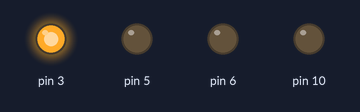
The sketch below on a simulated Arduino Uno, built with avr-gcc and run on an emulated ATmega328P. On the bench: output pins drawn as LEDs (lit = HIGH).

Above: at 0.5 s.
At 2.0 s:
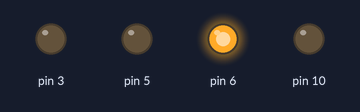
At 4.0 s:
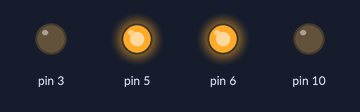
At 6.5 s:
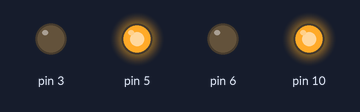
At 9.0 s:
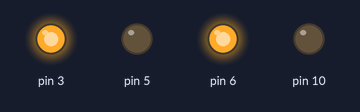
At 13.2 s:
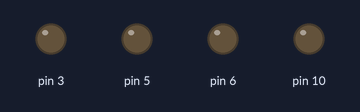
Timing chart, 0 to 13.7 s (numbered marks = the images above):
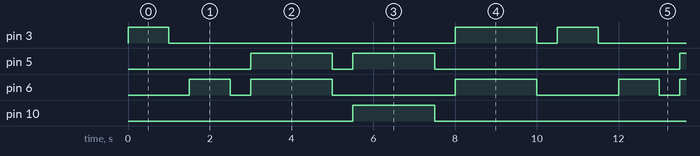

Measured:
- by itself, pin 3: repeats every 10.5 s: LOW 7.0 s, HIGH 2.0 s, LOW 0.50 s, HIGH 1.0 s
- by itself, pin 5: repeats every 10.5 s: LOW 0.50 s, HIGH 2.0 s, LOW 6.0 s, HIGH 2.0 s
- by itself, pin 6: repeats every 10.5 s: LOW 0.50 s, HIGH 2.0 s, LOW 3.0 s, HIGH 2.0 s, LOW 2.0 s, HIGH 1.0 s
- by itself, pin 10: alternates HIGH for 2.0 s and LOW for 8.5 s

The sketch:

dance_code_2.ino
```cpp
void setup() {
  // Pins 2 and 3 are connected to In1 and In2 respectively
  // of the L298 motor driver
  pinMode(3, OUTPUT);
  pinMode(5, OUTPUT);
  pinMode(6, OUTPUT);
  pinMode(10, OUTPUT);
}

void loop() {

  //half turn in one direction
  oneWheelCW(1000);
  stop();

  //half turn in the other direction
  oneWheelACW(1000);
  stop();

  //full turn
  twoWheelCW(2000);
  stop();


  //go forward
  front(2000);
  stop();

  //go backward
  back(2000);
  stop();


}

void stop() {
  digitalWrite(3, LOW);
  digitalWrite(5, LOW);
  digitalWrite(6, LOW);
  digitalWrite(10, LOW);
  delay(500);
}

void back(int delayy) {
  digitalWrite(3, HIGH);
  digitalWrite(5, LOW);
  digitalWrite(6, HIGH);
  digitalWrite(10, LOW);
  delay(delayy);
}
void front(int delayy) {
  digitalWrite(3, LOW);
  digitalWrite(5, HIGH);
  digitalWrite(6, LOW);
  digitalWrite(10, HIGH);
  delay(delayy);
}
void oneWheelCW(int delayy) { // delayy controls angle to turn
  digitalWrite(3, HIGH);
  digitalWrite(5, LOW);
  digitalWrite(6, LOW);
  digitalWrite(10, LOW);
  delay(delayy);

}
void oneWheelACW(int delayy) { // delayy controls angle to turn
  digitalWrite(3, LOW);
  digitalWrite(5, LOW);
  digitalWrite(6, HIGH);
  digitalWrite(10, LOW);
  delay(delayy);
}

void twoWheelCW(int delayy) {
  digitalWrite(3, LOW);
  digitalWrite(5, HIGH);
  digitalWrite(6, HIGH);
  digitalWrite(10, LOW);
  delay(delayy);
}

void twoWheelACW(int delayy) {
  digitalWrite(3, HIGH);
  digitalWrite(5, LOW);
  digitalWrite(6, LOW);
  digitalWrite(10, HIGH);
  delay(delayy);
}
```
